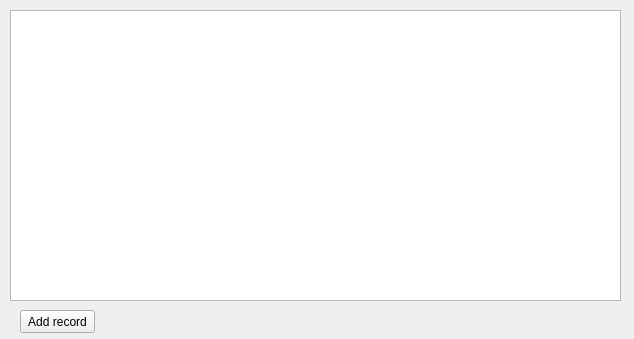
<?xml version="1.0" encoding="UTF-8"?>
<ui version="4.0">
 <class>ViewTables</class>
 <widget class="QWidget" name="ViewTables">
  <property name="geometry">
   <rect>
    <x>0</x>
    <y>0</y>
    <width>634</width>
    <height>339</height>
   </rect>
  </property>
  <property name="windowTitle">
   <string>Form</string>
  </property>
  <widget class="QTableWidget" name="tableWidget">
   <property name="geometry">
    <rect>
     <x>10</x>
     <y>10</y>
     <width>611</width>
     <height>291</height>
    </rect>
   </property>
  </widget>
  <widget class="QPushButton" name="addRecordButton">
   <property name="geometry">
    <rect>
     <x>20</x>
     <y>310</y>
     <width>75</width>
     <height>23</height>
    </rect>
   </property>
   <property name="text">
    <string>Add record</string>
   </property>
   <property name="default">
    <bool>false</bool>
   </property>
   <property name="flat">
    <bool>false</bool>
   </property>
  </widget>
 </widget>
 <resources/>
 <connections/>
</ui>
